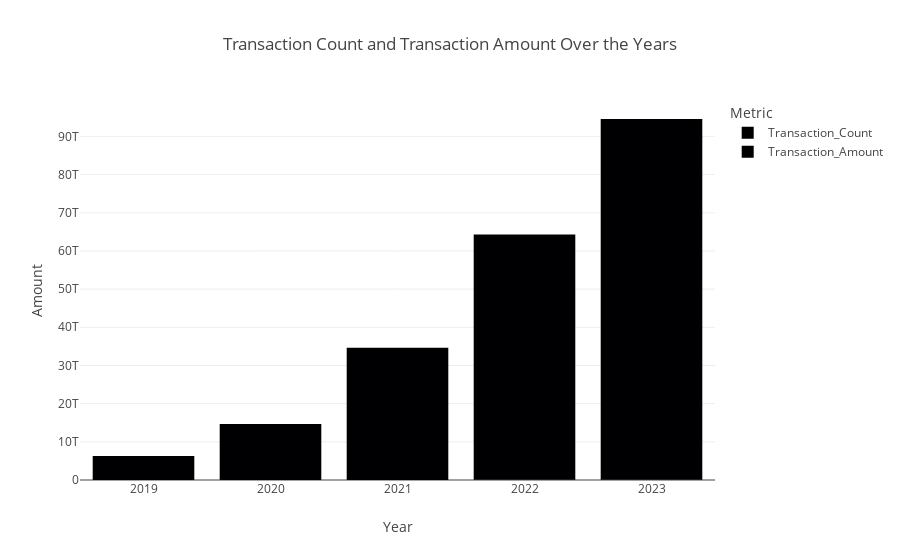

The code cell stored with this chart in its notebook:
### Code cell
import pandas as pd
import streamlit as st
import plotly.express as px

# Sample data (replace this with your DataFrame)
data = {
    'Year': [2023, 2022, 2021, 2020, 2019],
    'Transaction_Count': [64257054687, 39301293734, 19288429220, 7973974741, 4079827215],
    'Transaction_Amount': [94491813399121, 64266332910901.01, 34598699687169, 14641161978067.002, 6276688133187]
}

# Create DataFrame
df = pd.DataFrame(data)

# Convert 'Year' column to string
df['Year'] = df['Year'].astype(str)

# Plotly bar chart
fig = px.bar(df, x='Year', y=['Transaction_Count', 'Transaction_Amount'],
             labels={'value': 'Amount', 'variable': 'Metric'},
             title='Transaction Count and Transaction Amount Over the Years')

# Customize layout
fig.update_layout(xaxis_title='Year', yaxis_title='Amount')

# Display the plot in Streamlit
# st.plotly_chart(fig)
fig.show()

### Figure 1 — Plotly figure (JSON) as saved in the notebook; plotly's stock layout.template omitted (floating-point values rounded to 4 significant figures)
{"data": [{"alignmentgroup": "True", "hovertemplate": "Metric=Transaction_Count<br>Year=%{x}<br>Amount=%{y}<extra></extra>", "legendgroup": "Transaction_Count", "marker": {"color": "#000001", "pattern": {"shape": ""}}, "name": "Transaction_Count", "offsetgroup": "Transaction_Count", "orientation": "v", "showlegend": true, "textposition": "auto", "type": "bar", "x": ["2023", "2022", "2021", "2020", "2019"], "xaxis": "x", "y": [64257054687, 39301293734, 19288429220, 7973974741, 4079827215], "yaxis": "y"}, {"alignmentgroup": "True", "hovertemplate": "Metric=Transaction_Amount<br>Year=%{x}<br>Amount=%{y}<extra></extra>", "legendgroup": "Transaction_Amount", "marker": {"color": "#000002", "pattern": {"shape": ""}}, "name": "Transaction_Amount", "offsetgroup": "Transaction_Amount", "orientation": "v", "showlegend": true, "textposition": "auto", "type": "bar", "x": ["2023", "2022", "2021", "2020", "2019"], "xaxis": "x", "y": [94491813399121, 64270000000000.0, 34598699687169, 14640000000000.0, 6276688133187], "yaxis": "y"}], "layout": {"barmode": "relative", "legend": {"title": {"text": "Metric"}, "tracegroupgap": 0}, "title": {"text": "Transaction Count and Transaction Amount Over the Years"}, "xaxis": {"anchor": "y", "domain": [0, 1], "title": {"text": "Year"}}, "yaxis": {"anchor": "x", "domain": [0, 1], "title": {"text": "Amount"}}}}
